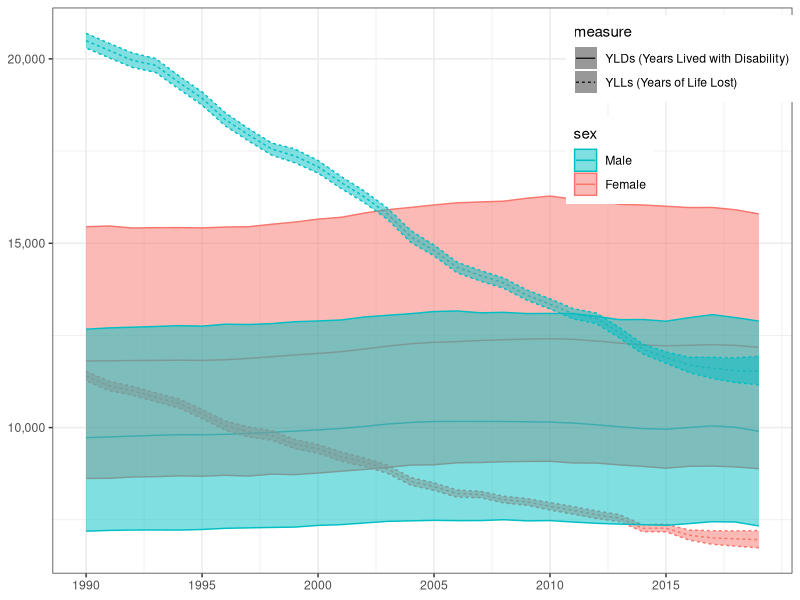
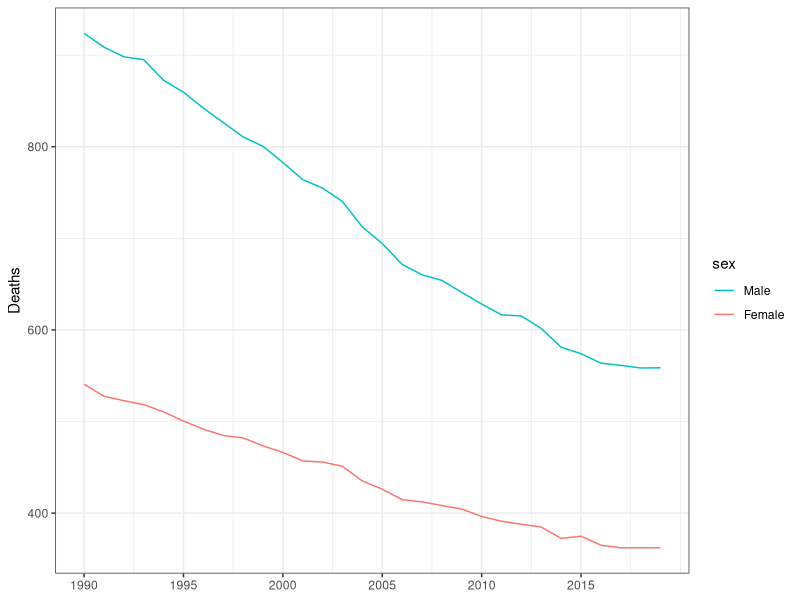
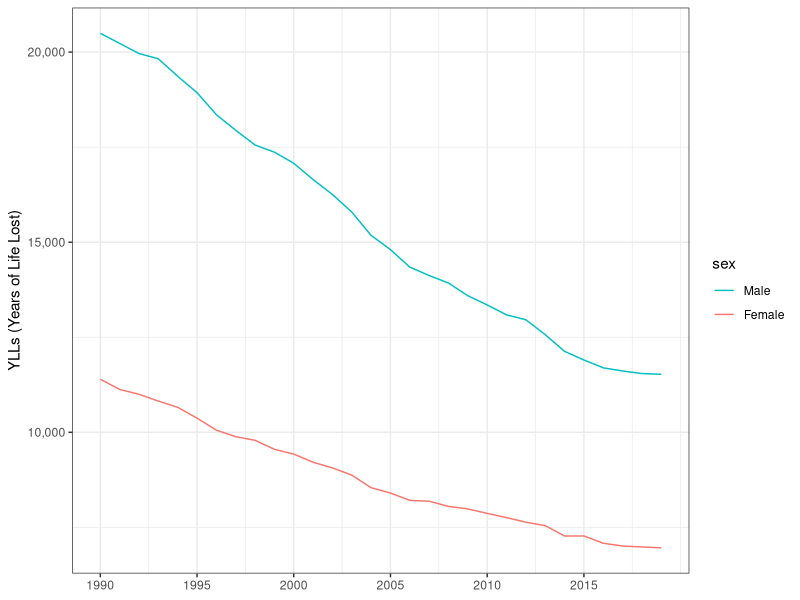
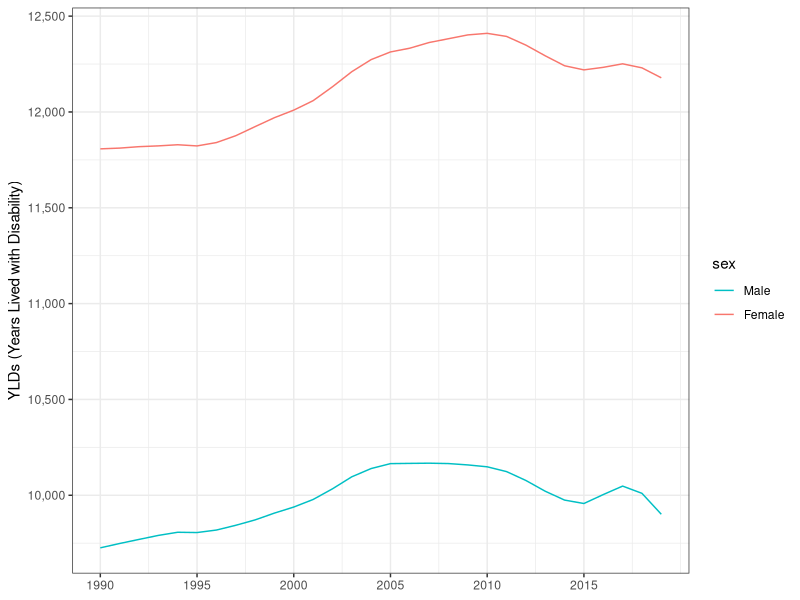
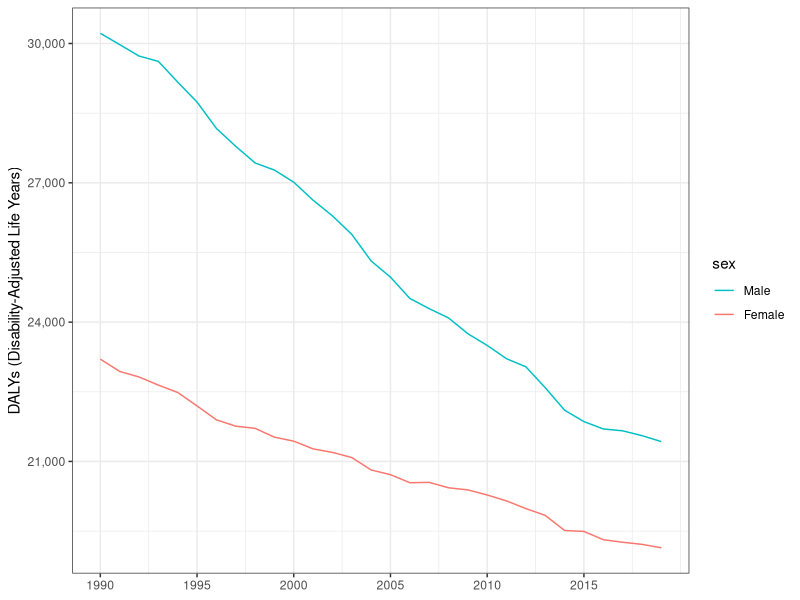
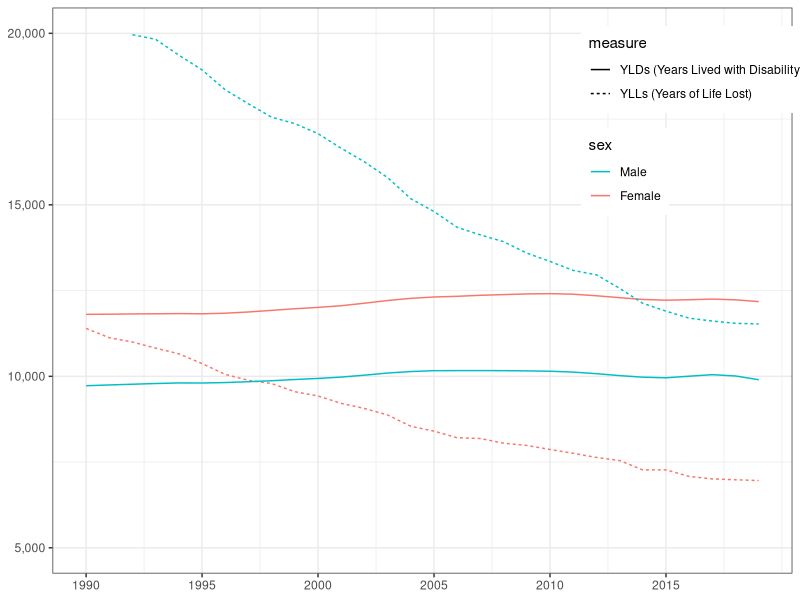

The R source for these figures, in order:
#' ---
#' title: GBD2019 BELGIUM / TOTALS // PLOT
#' output:
#'   html_document:
#'     toc: true
#' ---

#' # Settings

## knitr settings
knitr::opts_chunk$set(fig.width=12)

## required packages
library(ggplot2)

## helper functions
plot_evolution <-
function(.measure) {
  xlim <- seq(min(x$year), max(x$year), 5)
  p <-
  ggplot(
    subset(x,
      measure == .measure &
      sex != "Both"),
    aes(x = year, y = val)) +
    geom_line(aes(colour = sex)) +
    theme_bw() +
    scale_colour_discrete(breaks = c("Male", "Female")) +
    scale_x_continuous(NULL, breaks = xlim) +
    scale_y_continuous(.measure, labels = scales::comma)

  tiff(sprintf("fig/evolution-%s-%s-%s.tiff",
               .measure, min(x$year), max(x$year)),
       10, 4, units = "in", res = 300, compress = "lzw")
  print(p)
  dev.off()
}


#' # Data

x <- read.csv("../01_data/IHME-GBD_2019_DATA-a2387e1e-1.csv")
x$age <- x$metric <- x$cause <- x$location <- NULL


#' # Evolution

plot_evolution("Deaths")
plot_evolution("YLLs (Years of Life Lost)")
plot_evolution("YLDs (Years Lived with Disability)")
plot_evolution("DALYs (Disability-Adjusted Life Years)")

#' # Comparison

xlim <- seq(min(x$year), max(x$year), 5)
ggplot(
  subset(x,
    measure %in%
      c("YLLs (Years of Life Lost)", "YLDs (Years Lived with Disability)")&
    sex != "Both"),
  aes(x = year, y = val)) +
  geom_line(aes(colour = sex, linetype = measure)) +
  geom_ribbon(
    aes(ymin = lower, ymax = upper,
        colour = sex, fill = sex, linetype = measure),
    alpha = 0.5) +
  theme_bw() +
  scale_fill_discrete(breaks = c("Male", "Female")) +
  scale_colour_discrete(breaks = c("Male", "Female")) +
  scale_x_continuous(NULL, breaks = xlim) +
  scale_y_continuous(NULL, labels = scales::comma) +
  theme(legend.position = c(0.85, 0.82))

tiff("fig/evolution-all.tiff", 10, 5, units = "in", res = 300, compress = "lzw")
ggplot(
  subset(x,
    measure %in%
      c("YLLs (Years of Life Lost)", "YLDs (Years Lived with Disability)")&
    sex != "Both"),
  aes(x = year, y = val)) +
  geom_line(aes(colour = sex, linetype = measure)) +
  theme_bw() +
  scale_colour_discrete(breaks = c("Male", "Female")) +
  scale_x_continuous(NULL, breaks = xlim) +
  scale_y_continuous(NULL, limits = c(5000, 20000), labels = scales::comma) +
  theme(legend.position = c(0.87, 0.8))
dev.off()

##rmarkdown::render("GBD2019-BE-TOTALS-plot.R")